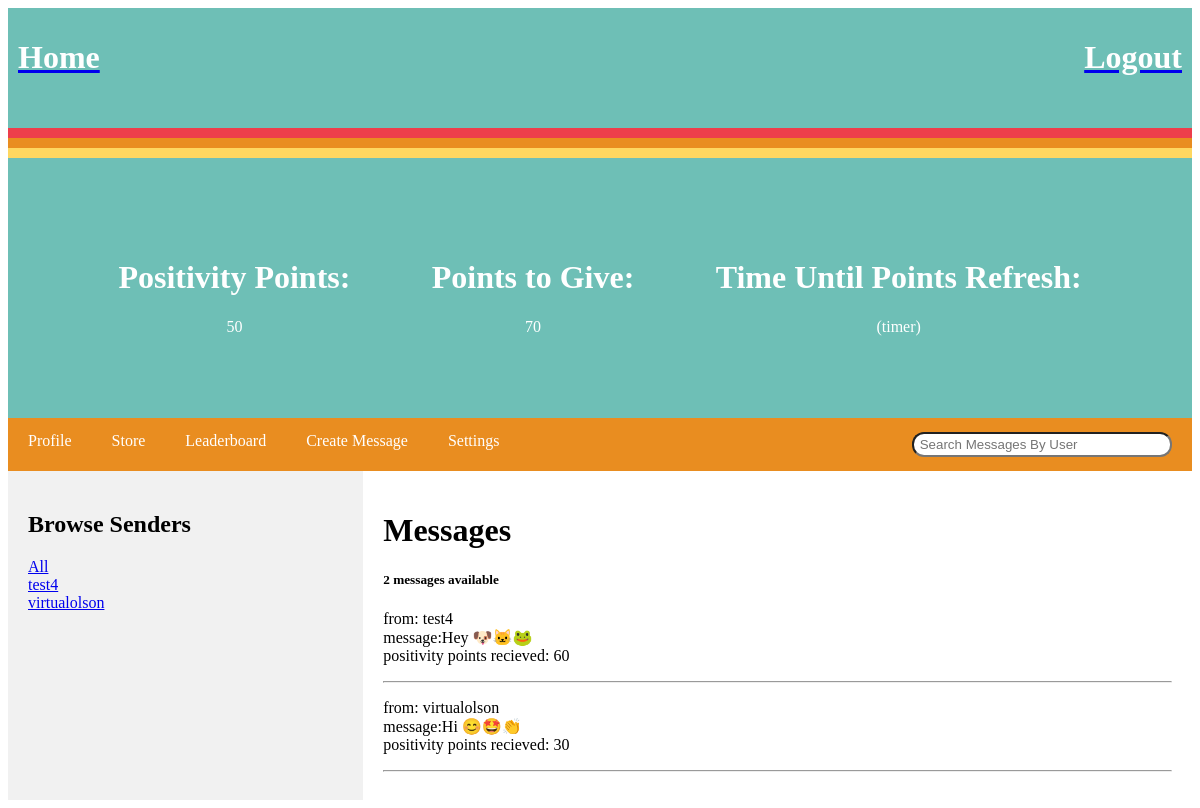
/ (signed in), run on the app's committed database.
### base/models.py (models this page shows, shortened)
class Profile(models.Model):
    profilePic = models.ImageField(null=True, blank=True)
    user = models.OneToOneField(User, null=True, blank=True, on_delete=models.CASCADE)
    email = models.EmailField(null=True, blank=True)
    notificationsOn = models.BooleanField(default=True)
    privacyOn = models.BooleanField(default=False)
    pointsToSend = models.IntegerField(default=100)
    pointsReceived = models.IntegerField(default=0)
    updated = models.DateTimeField(auto_now=True)
    created = models.DateTimeField(auto_now_add=True)
    lastMessageSent = models.DateTimeField(auto_now_add=True)
    class Meta:
        ordering = ['-pointsReceived']

class Message(models.Model):
    sender = models.ForeignKey(User, on_delete=models.CASCADE, related_name='sender')
    receiver = models.ForeignKey(User, on_delete=models.CASCADE, related_name='receiver')
    body = models.TextField()
    updated = models.DateTimeField(auto_now=True)
    created = models.DateTimeField(auto_now_add=True)
    pointTotal = models.IntegerField()
    class Meta:
        ordering = ['-created']
    def __str__(self):
        return self.body[0:50]

### base/views.py (the view)
# urls.py: path('', views.home, name="home"),
def home(request):
    if(request.user.username is not ''):
        user = User.objects.get(username=request.user.username)
    else:
        context = {}
        return render(request, 'base/home.html', context)
    profiles = Profile.objects.all()
    for profile in profiles:
        if profile.user == request.user:
            print(profile.pointsToSend)
    q = request.GET.get('q') if request.GET.get('q') != None else ''
    messages_to = user.receiver.all()
    messages_to = messages_to.filter(
        Q(sender__username__icontains=q)
        )
    message_count = messages_to.count()
    unique_senders = user.receiver.all()
    senders = []
    for message in unique_senders:
        if message.sender not in senders:
            senders.append(message.sender)
    context = {'message_count': message_count, 'messages': messages_to, 'senders': senders}
    return render(request, 'base/home.html', context)

### base/templates/base/home.html (shortened to what this page needs)
{% extends 'main.html' %} {% block content %}
<div class="container">
    <div class="item">
        <h1 style="text-align:center">Positivity Points:</h1>
        <p style="text-align: center;">{{request.user.profile.pointsReceived}}</p>
    </div>
    <div class="item">
        <h1 style="text-align: center;">Points to Give:</h1>
        <p style="text-align: center;">{{request.user.profile.pointsToSend}}</p>
    </div>
    <div class="item">
        <h1 style="text-align: center;">Time Until Points Refresh:</h1>
        <p style="text-align: center;">(timer)</p>
    </div>
</div>
<div class="navbar">
    <a href="{% url 'profile' %}">Profile</a>
    <a href="{% url 'store' %}">Store</a>
    <a href="{% url 'leaderboard' %}">Leaderboard</a>
    <a href="{% url 'create-message' %}">Create Message</a>
    <a href="{% url 'settings' %}">Settings</a>
    <a href="#" class="right">
        <form method="GET" action="{% url 'home' %}">
            <input type="text" name="q" placeholder=" Search Messages By User" style=" border-radius: 12px; height: 25px; width: 260px" />
        </form>
    </a>
</div>
<div class="row">
    <div class="side">
        <h2>Browse Senders
        </h2>
        <div>
            <a href="{% url 'home' %}">All</a>
        </div>
        {% for sender in senders %}
        <div>
            <a href="{% url 'home' %}?q={{sender.username}}">{{sender.username}}</a>
        </div>
        {% endfor %}
    </div>
    <div class="main">
        <h1>Messages</h1>
        <h5>{{message_count}} messages available</h5>
        <div>
            {% for message in messages %}
            <div>
                <p>from: {{message.sender.username}}<br>message:{{message.body}}
                    <br>positivity points recieved: {{message.pointTotal}}</p>
                <hr>
            </div>
            {% endfor %}
        </div>
    </div>
</div>
{% endblock content %}

### templates/main.html (style rules this page uses)
body { height: 100%; }

### templates/navbar.html (style rules this page uses)
.item { flex-grow: 1; height: 100px; color: white; text-decoration: none; align-items: center; justify-content: space-between; }
.item+.item { margin-left: 2%; }

### base/templates/base/home.html (style rules this page uses)
.navbar { overflow: hidden; background-color: #E98D20; }
.navbar a { float: left; display: block; color: white; text-align: center; padding: 14px 20px; text-decoration: none; }
.navbar a.right { float: right; }
* { box-sizing: border-box; }
.row { display: flex; flex-wrap: wrap; }
.side { flex: 30%; background-color: #f1f1f1; padding: 20px; }
.main { flex: 70%; background-color: white; padding: 20px; }
.container { display: flex; background: #6EBFB6; padding: 80px; }
.item { flex-grow: 1; height: 100px; color: white; }
.item+.item { margin-left: 2%; }

### data on the page
Message: sender.username "test4", body "Hey 🐶🐱🐸", pointTotal "60"
Message: sender.username "virtualolson", body "Hi 😊🤩👏", pointTotal "30"

### other printed values
{{ request.user.profile.pointsReceived }} "50"
{{ request.user.profile.pointsToSend }} "70"
{{ sender.username }} "test4"
{{ sender.username }} "virtualolson"
{{ message_count }} "2"
